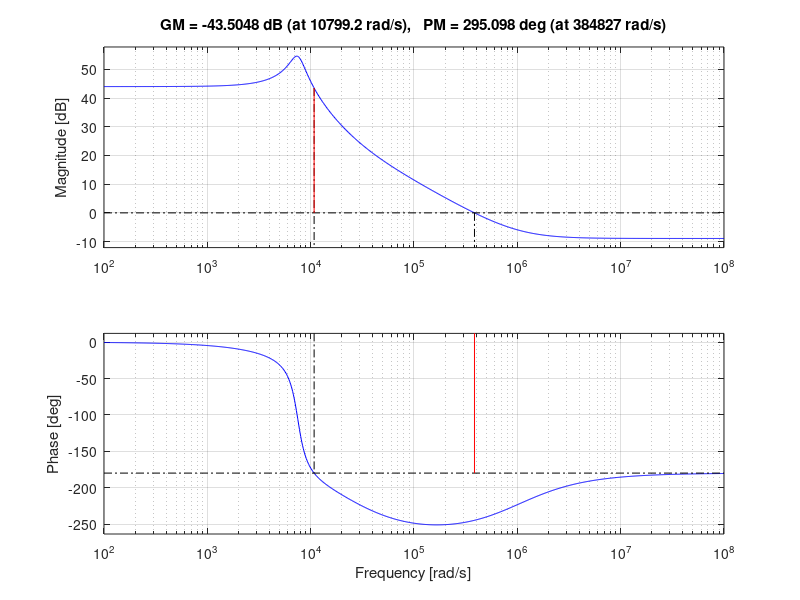

Here is the MATLAB script that generated this plot:
% Define numerator and denominator
num = [-1.1456e-9, -0.00111792, 28.67721];
den = [3.2e-9, 7.46744e-6, 0.180744];
% Create the transfer function
G = tf(num, den);
% Bode plot and margin calculations
margin(G)
grid on